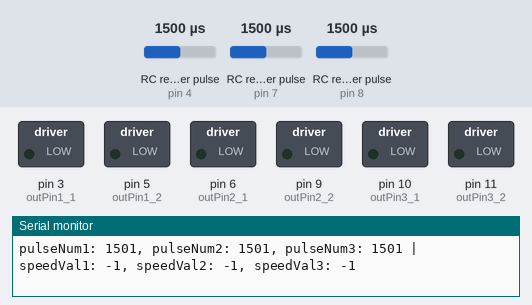
Bench run of a sketch on a simulated Arduino Uno, built with avr-gcc and run on an emulated ATmega328P. Shown: switched loads named in the sketch (green lamp = pin HIGH), the last lines printed to the serial monitor. Wiring (inferred from the names in the program): 3 × RC receiver channel: data pin 4 / data pin 7 / data pin 8. The test bench sets the inputs (shaded band); at power-on: RC receiver pulse (sensors on pin 4, pin 7, pin 8) 1500 µs.

Above: at 1.2 s.
1.3 s: RC receiver pulse (sensor on pin 4) set to 1020 µs
At 2.1 s:
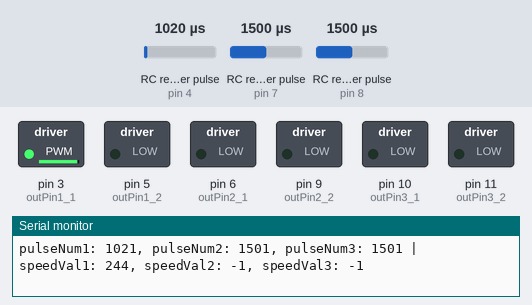
2.8 s: RC receiver pulse (sensor on pin 7) set to 1020 µs
At 4.0 s:
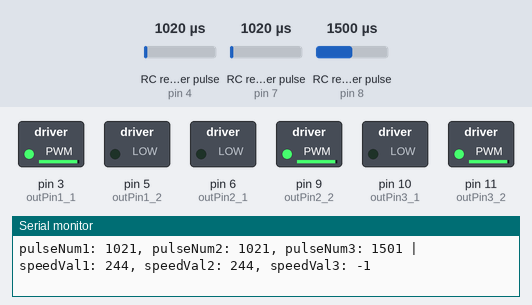
4.4 s: RC receiver pulse (sensor on pin 4) set to 1500 µs
At 4.9 s:
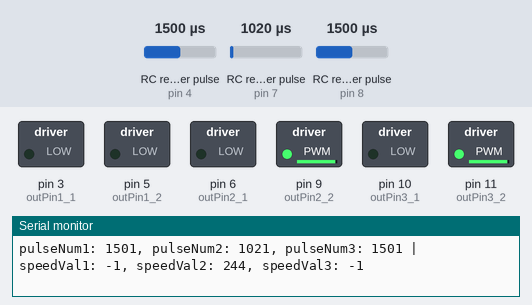
5.9 s: RC receiver pulse (sensor on pin 7) set to 1750 µs
At 6.8 s:
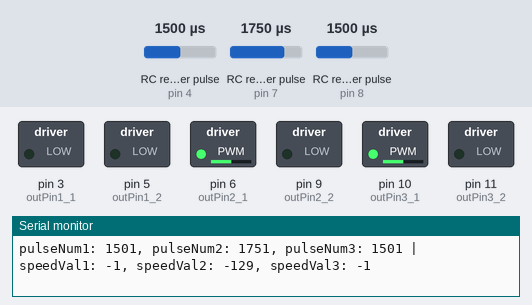
7.4 s: RC receiver pulse (sensor on pin 4) set to 1474 µs
10.4 s: RC receiver pulse (sensor on pin 4) set to 1441 µs
At 11.7 s:
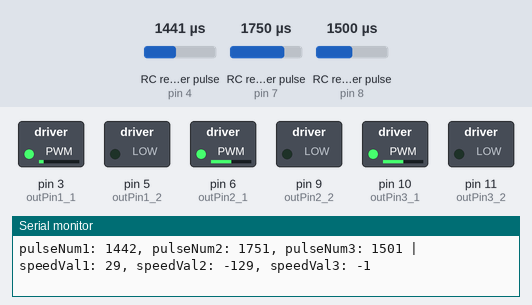
Timing chart, 0 to 13.0 s (numbered marks = the images above; inputs shaded):
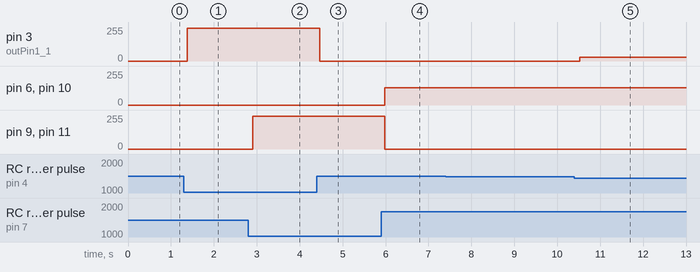

The sketch:

airshipControlSystem1_01.ino
```cpp
/*
2014.10.03
Airship Controling System (ACS)
ver1.01
Haru
*/


//set pin num (3ch)
//--------------------------------------------
// to input
const int rcv1 = 4; // up/down
const int rcv2 = 7; // go/back
const int rcv3 = 8; // left/right

// to output
const int outPin1_1 = 3;
const int outPin1_2 = 5;
const int outPin2_1 = 6;
const int outPin2_2 = 9;
const int outPin3_1 = 10;
const int outPin3_2 = 11;
//--------------------------------------------

// init
//--------------------------------------------
int pulseNum1 = 0;
int pulseNum2 = 0;
int pulseNum3 = 0;

int speedVal1 = 0;
int speedVal2 = 0;
int speedVal3 = 0;
//--------------------------------------------


void setup(){

	//setup pin mode
	//--------------------------------------------
	pinMode(rcv1, INPUT);
	pinMode(rcv2, INPUT);
	pinMode(rcv3, INPUT);

	pinMode(outPin1_1, OUTPUT); // outPin1: under motor
	pinMode(outPin1_2, OUTPUT);
	pinMode(outPin2_1, OUTPUT); // outPin2: left motor
	pinMode(outPin2_2, OUTPUT);
	pinMode(outPin3_1, OUTPUT); // outPin3: right morot
	pinMode(outPin3_2, OUTPUT);
	//--------------------------------------------

	// test pulse
	Serial.begin(9600);
}


void loop(){

	//recieve pulse
	pulseNum1 = pulseIn(rcv1, HIGH);
	pulseNum2 = pulseIn(rcv2, HIGH);
	pulseNum3 = pulseIn(rcv3, HIGH);

	// convert pulseNum(1100~1900) to speedVal(-255~255)
	int speedVal1 = map(pulseNum1, 2000, 1000, -255, 255); // up/down
	int speedVal2 = map(pulseNum2, 2000, 1000, -255, 255); // go/back
	int speedVal3 = map(pulseNum3, 2000, 1000, -255, 255); // left/right

	// constrain speedVal
	speedVal1 = constrain(speedVal1, -255, 255);
	speedVal2 = constrain(speedVal2, -255, 255);
	speedVal3 = constrain(speedVal3, -255, 255);


	//control
	//--------------------------------------------
	// up/down
	//--------------------------------------------
	if( speedVal1 > 20){
		analogWrite(outPin1_1, speedVal1);
		digitalWrite(outPin1_2, LOW);
	}

	else if( speedVal1 < -20){
		digitalWrite(outPin1_1, LOW);
		analogWrite(outPin1_2, -speedVal1);
	} else {
		digitalWrite(outPin1_1, LOW);
		digitalWrite(outPin1_2, LOW);
	}
	//--------------------------------------------

	// go/back
	//--------------------------------------------
	// go
	if( speedVal2 > 20){
		digitalWrite(outPin2_1, LOW);
		analogWrite(outPin2_2, speedVal2);

		digitalWrite(outPin3_1, LOW);
		analogWrite(outPin3_2, speedVal2);

			}
	// back
	else if( speedVal2 < -20){
		analogWrite(outPin2_1, -speedVal2);
		digitalWrite(outPin2_2, LOW);

		analogWrite(outPin3_1, -speedVal2);
		digitalWrite(outPin3_2, LOW);

	// stop
	}
	//--------------------------------------------

	// left/right
	//--------------------------------------------
	// left
	else if( speedVal3 > 20){
		analogWrite(outPin2_1, speedVal3);
		digitalWrite(outPin2_2, LOW);

		digitalWrite(outPin3_1, LOW);
		analogWrite(outPin3_2, speedVal3);
	}

	// right
	else if( speedVal3 < -20){
		digitalWrite(outPin2_1, LOW);
		analogWrite(outPin2_2, -speedVal3);

		analogWrite(outPin3_1, -speedVal3);
		digitalWrite(outPin3_2, LOW);
	// stop
	} else {
		digitalWrite(outPin2_1, LOW);
		digitalWrite(outPin2_2, LOW);

		digitalWrite(outPin3_1, LOW);
		digitalWrite(outPin3_2, LOW);

		digitalWrite(outPin2_1, LOW);
		digitalWrite(outPin2_2, LOW);

		digitalWrite(outPin3_1, LOW);
		digitalWrite(outPin3_2, LOW);

	}
	//--------------------------------------------
	//--------------------------------------------


	// sirial monitor
	Serial.print("pulseNum1: ");
	Serial.print(pulseNum1);

	Serial.print(", pulseNum2: ");
	Serial.print(pulseNum2);

	Serial.print(", pulseNum3: ");
	Serial.print(pulseNum3);

	Serial.print(" | speedVal1: ");
	Serial.print(speedVal1);

	Serial.print(", speedVal2: ");
	Serial.print(speedVal2);

	Serial.print(", speedVal3: ");
	Serial.println(speedVal3);

}
```

Measured:
- after the input at 1.3 s, pin 3 (outPin1_1): 0/255 → 244/255 after 0.09 s
- after the input at 2.8 s, pin 9 (outPin2_2), pin 11 (outPin3_2): 0/255 → 244/255 after 0.11 s
- after the input at 4.4 s, pin 3 (outPin1_1): 244/255 → 0/255 after 0.07 s
- after the input at 5.9 s, pin 6 (outPin2_1), pin 10 (outPin3_1): 0/255 → 129/255 after 0.09 s; pin 9 (outPin2_2), pin 11 (outPin3_2): 244/255 → 0/255 after 0.09 s
- after the input at 10.4 s, pin 3 (outPin1_1): 0/255 → 29/255 after 0.13 s
